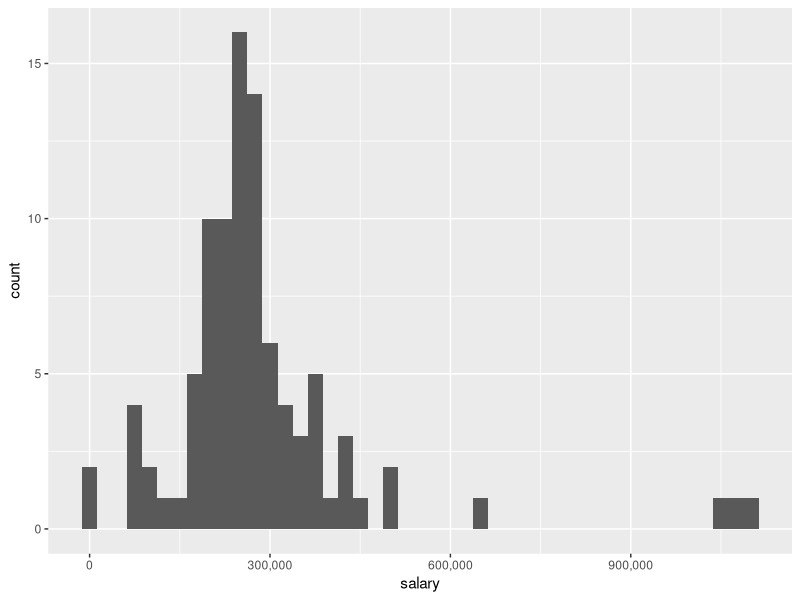
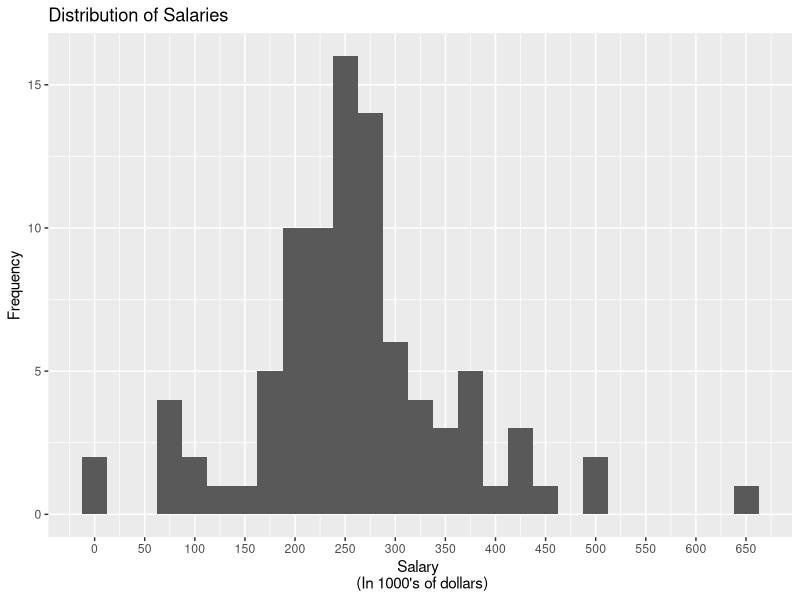
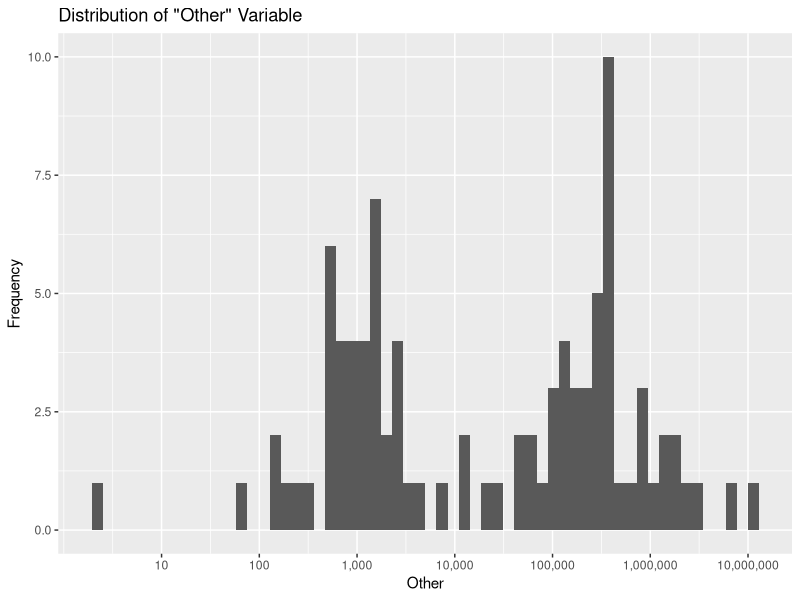
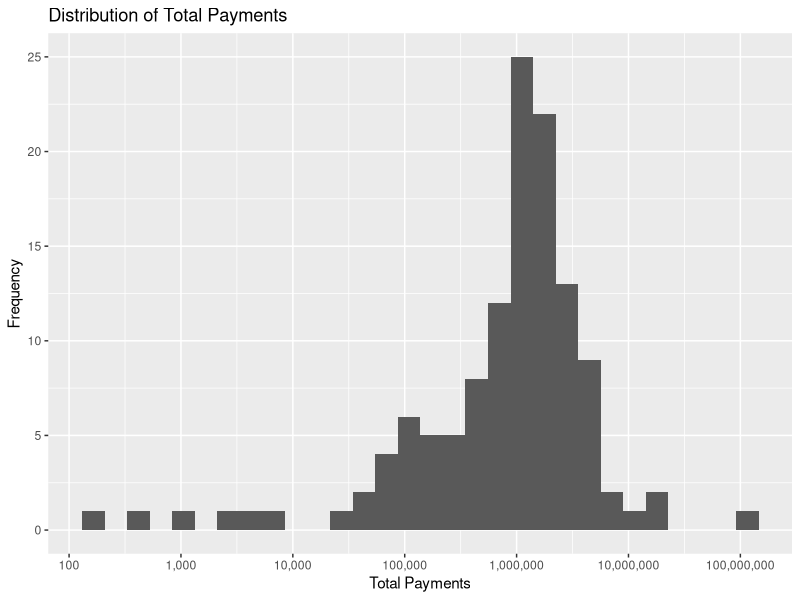
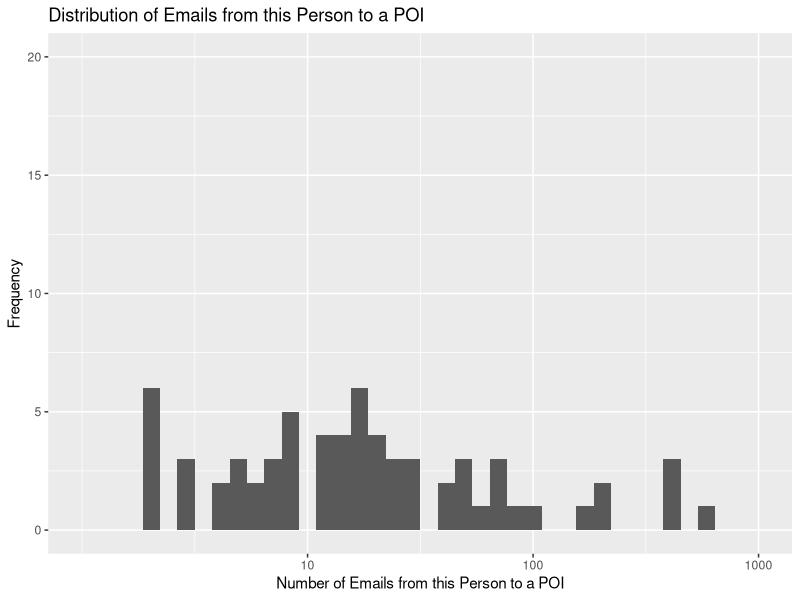
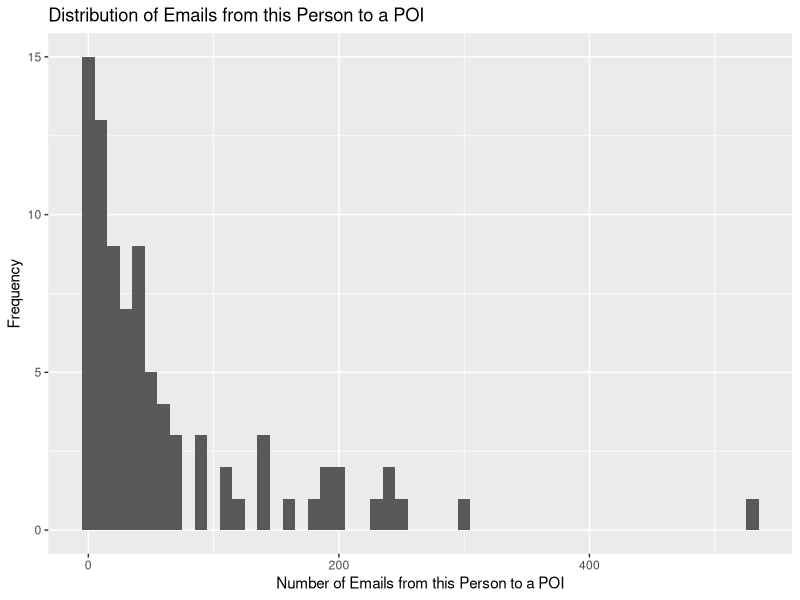
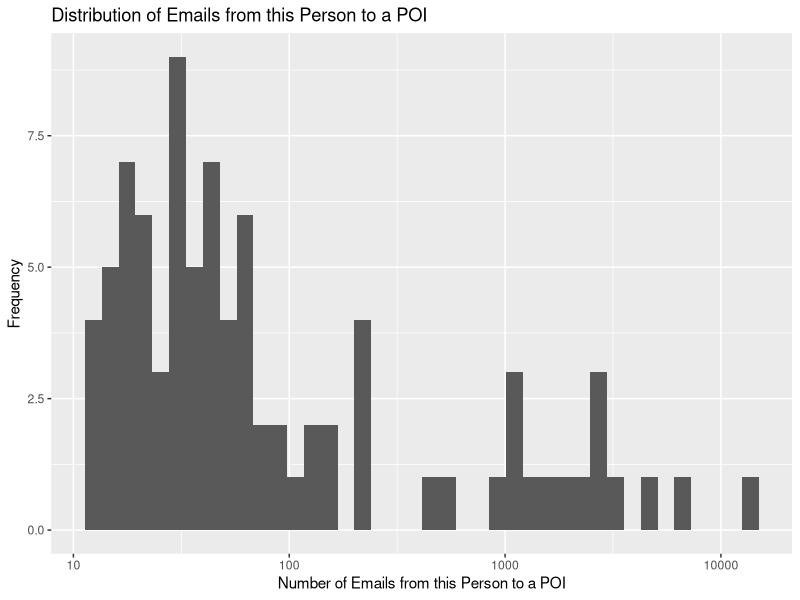
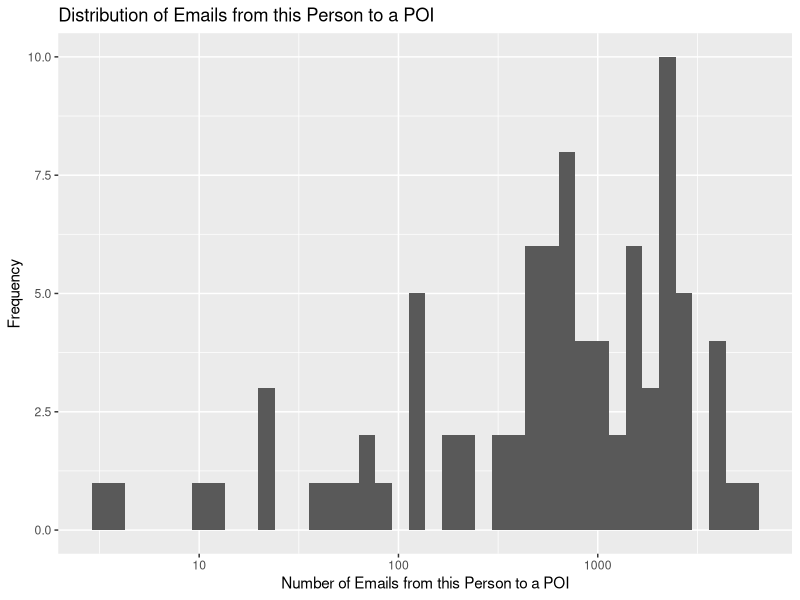

The R source for these figures, in order: (Note: this script raises an error after producing the figures.)
## ---- chunk 1
knitr::opts_chunk$set(echo = T,
                      message = F,
                      warning = F)
## ---- chunk 2
library(tidyverse)
library(ggplot2)
library(scales) # need to get labels = comma
library(GGally)
## ---- chunk 3
getwd()
setwd('/Users/courtneyfergusonlee/p5')
enron <- read.csv('enron_data.csv', 
                  na.strings = 'NaN',
                  stringsAsFactors = F)
## ---- chunk 4
enron.new_features <- enron %>%
  mutate(fract_to_poi = from_this_person_to_poi/from_messages,
         fract_from_poi = from_poi_to_this_person/to_messages,
         bonus_over_salary = bonus/salary,
         exer_stock_opts_over_tot = exercised_stock_options/total_stock_value,
         poi = as.factor(poi))
## ---- chunk 5
str(enron.new_features)
## ---- chunk 6
enron$poi <- as.factor(enron$poi)
## ---- chunk 7
dim(enron)
## ---- chunk 8
summary(enron)
## ---- chunk 9
str(subset(enron, salary > 1000000))
## ---- chunk 10
ggplot(data = enron,
       aes(x = salary)) +
  geom_histogram(binwidth = 25000) +
  scale_x_continuous(labels = comma)
## ---- chunk 11
ggplot(data = subset(enron,
                     salary < 1000000),
       aes(x = salary / 1000)) +
  geom_histogram(binwidth = 25) +
  scale_x_continuous(breaks = seq(0, 900, 50),
                     labels = comma) +
  ggtitle("Distribution of Salaries") +
  xlab("Salary \n (In 1000's of dollars)") +
  ylab("Frequency")
## ---- chunk 12
table(enron$restricted_stock_deferred)
## ---- chunk 13
ggplot(data = enron,
       aes(x = other)) +
  geom_histogram(bins = 60) +
  scale_x_log10(labels = comma,
                breaks = 10^seq(1, 7, 1)) +
  ggtitle('Distribution of "Other" Variable') +
  xlab('Other') +
  ylab('Frequency')
## ---- chunk 14
ggplot(data = enron,
       aes(x = total_payments)) +
  geom_histogram(bins = 30) +
  scale_x_log10(labels = comma,
                breaks = 10^seq(2, 8, 1)) +
  ggtitle('Distribution of Total Payments') +
  xlab('Total Payments') +
  ylab('Frequency')
## ---- chunk 15

## ---- chunk 16

## ---- chunk 17

## ---- chunk 18
ggplot(data = enron,
       aes(x = from_this_person_to_poi + 1)) +
  geom_histogram(bins = 40) +
  scale_x_log10(limits = c(1, 1000),
                breaks = 10^seq(1, 4, 1)) +
  ggtitle("Distribution of Emails from this Person to a POI") +
  xlab("Number of Emails from this Person to a POI") +
  ylab("Frequency")
## ---- chunk 19
ggplot(data = enron,
       aes(x = from_poi_to_this_person)) +
  geom_histogram(binwidth = 10) +
  ggtitle("Distribution of Emails from this Person to a POI") +
  xlab("Number of Emails from this Person to a POI") +
  ylab("Frequency")
## ---- chunk 20
ggplot(data = enron,
       aes(x = from_messages + 1)) +
  geom_histogram(bins = 40) +
  scale_x_log10(breaks = 10^seq(1, 4, 1)) +
  ggtitle("Distribution of Emails from this Person to a POI") +
  xlab("Number of Emails from this Person to a POI") +
  ylab("Frequency")
## ---- chunk 21
ggplot(data = enron,
       aes(x = shared_receipt_with_poi + 1)) +
  geom_histogram(bins = 40) +
  scale_x_log10() +
  ggtitle("Distribution of Emails from this Person to a POI") +
  xlab("Number of Emails from this Person to a POI") +
  ylab("Frequency")
## ---- chunk 22
ggplot(data = enron,
       aes(x = to_messages + 1)) +
  geom_histogram(bins = 40) +
  scale_x_log10() +
  ggtitle("Distribution of Outgoing Emails") +
  xlab("Number of Outgoing Emails") +
  ylab("Frequency")
## ---- chunk 23
ggplot(data = enron.new_features,
       aes(x = fract_to_poi)) +
  geom_histogram() +
  
  ggtitle("Distribution of Fractions of Emails from this Person to a POI") +
  xlab("Number of Emails from this Person to a POI") +
  ylab("Frequency")
## ---- chunk 24
ggplot(data = enron.new_features,
       aes(x = fract_from_poi)) +
  geom_histogram() +
  ggtitle("Distribution of  Fractions of Emails to this Person from a POI") +
  xlab("Number of Emails from this Person to a POI") +
  ylab("Frequency")
## ---- chunk 25
financial_long <- enron %>%
  mutate(deferred_income = -deferred_income,
         restricted_stock_deferred = -restricted_stock_deferred) %>%
  select(expenses,
         other,
         director_fees,
         restricted_stock_deferred,
         deferred_income,
         deferral_payments,
         salary,
         long_term_incentive,
         restricted_stock,
         bonus,
         total_payments,
         total_stock_value,
         exercised_stock_options,
         loan_advances,
         poi) %>%
  gather(financial_var,
         amount,
         -poi) %>%
  mutate(financial_var = as.factor(financial_var))

str(financial_long)
## ---- chunk 26
ggplot(data = subset(financial_long, 
                     !is.na(amount) & amount > 0),
       aes(x = reorder(financial_var, 
                       amount, 
                       median),
           y = amount)) +
  geom_boxplot() +
  geom_jitter(aes(color = poi,
                  alpha = .2),
              width = .2,
              size = .7) +
  scale_y_log10(labels = comma,
                breaks = 10^seq(2, 8, 1)) +
  theme(axis.text.x = element_text(angle = 30, hjust = 1)) +
  ggtitle("Distribution of Financial Variables") +
  xlab("Financial Variable") +
  ylab("Amount") +
  guides(alpha = 'none')

## ---- chunk 27
email_long <- enron %>%
  select(to_messages,
         shared_receipt_with_poi,
         from_messages,
         from_this_person_to_poi,
         from_poi_to_this_person,
         poi) %>%
  gather(email_feature,
         amount,
         -poi) %>%
  mutate(email_feature = as.factor(email_feature))

str(email_long)
## ---- chunk 28
ggplot(data = subset(email_long, !is.na(amount)),
       aes(x = reorder(email_feature, amount, median),
           y = amount + 1)) +
  geom_boxplot() +
  geom_jitter(aes(alpha = .2,
                  color = poi),
              width = .2,
              size = .8) +
  scale_y_log10(labels = comma,
                breaks = c(0,
                           10,
                           100,
                           1000,
                           10000)) +
  ggtitle('Distribution of Emails') +
  xlab('Email Feature') +
  ylab('Number of Messages') +
  guides(alpha = 'none')
## ---- chunk 29
ggplot(data = enron,
       aes(x = shared_receipt_with_poi + 1)) +
  geom_histogram(bins = 50,
                 aes(fill = poi)) +
  scale_x_log10() +
  ggtitle("Distribution of Emails from this Person to a POI") +
  xlab("Number of Emails from this Person to a POI") +
  ylab("Frequency")
## ---- chunk 30
ggplot(data = enron,
       aes(x = from_this_person_to_poi + 1)) +
  geom_histogram(bins = 40,
                 aes(fill = poi)) +
  scale_x_log10(limits = c(1, 1000),
                breaks = 10^seq(1, 4, 1)) +
  ggtitle("Distribution of Emails from this Person to a POI") +
  xlab("Number of Emails from this Person to a POI") +
  ylab("Frequency")
## ---- chunk 31
ggplot(data = enron,
       aes(x = from_poi_to_this_person)) +
  geom_histogram(binwidth = 10,
                 aes(fill = poi)) +
  ggtitle("Distribution of Emails from this Person to a POI") +
  xlab("Number of Emails from this Person to a POI") +
  ylab("Frequency")
## ---- chunk 32
ggplot(data = enron,
       aes(x = from_messages + 1)) +
  geom_histogram(bins = 40,
                 aes(fill = poi)) +
  scale_x_log10(breaks = 10^seq(1, 4, 1)) +
  ggtitle("Distribution of Emails from this Person to a POI") +
  xlab("Number of Emails from this Person to a POI") +
  ylab("Frequency")
## ---- chunk 33
ggplot(data = enron,
       aes(x = shared_receipt_with_poi + 1)) +
  geom_histogram(bins = 40,
                 aes(fill = poi)) +
  scale_x_log10() +
  ggtitle("Distribution of Emails from this Person to a POI") +
  xlab("Number of Emails from this Person to a POI") +
  ylab("Frequency")
## ---- chunk 34
ggplot(data = enron,
       aes(x = to_messages + 1)) +
  geom_histogram(bins = 40,
                 aes(fill = poi)) +
  scale_x_log10() +
  ggtitle("Distribution of Outgoing Emails") +
  xlab("Number of Outgoing Emails") +
  ylab("Frequency")
## ---- chunk 35
ggplot(data = enron.new_features,
       aes(x = fract_to_poi)) +
  geom_histogram(bins = 30,
                 aes(fill = poi)) +
  ggtitle("Distribution of Fractions of Emails to a POI") +
  xlab("Number of Emails from this Person to a POI") +
  ylab("Frequency")
## ---- chunk 36
ggplot(data = enron.new_features,
       aes(x = fract_from_poi)) +
  geom_histogram(bins = 30,
                 aes(fill = poi)) +
  ggtitle("Distribution of  Fractions of Emails from a POI") +
  xlab("Number of Emails from this Person to a POI") +
  ylab("Frequency")
## ---- chunk 37
ggpairs(subset(enron.new_features, select = -email_address))
## ---- chunk 38
ggplot(data = subset(enron.new_features, salary < 10000000),
       aes(x = salary,
           y = bonus,
           color = poi)) +
  geom_point()
## ---- chunk 39
ggplot(data = enron.new_features,
       aes(x = bonus_over_salary,
           y = exer_stock_opts_over_tot,
           color = poi)) +
  geom_point()

names(enron.new_features)
## ---- chunk 40
ggplot(data = enron.new_features,
       aes(x = fract_to_poi,
           y = fract_from_poi,
           color = poi)) +
  geom_point()
